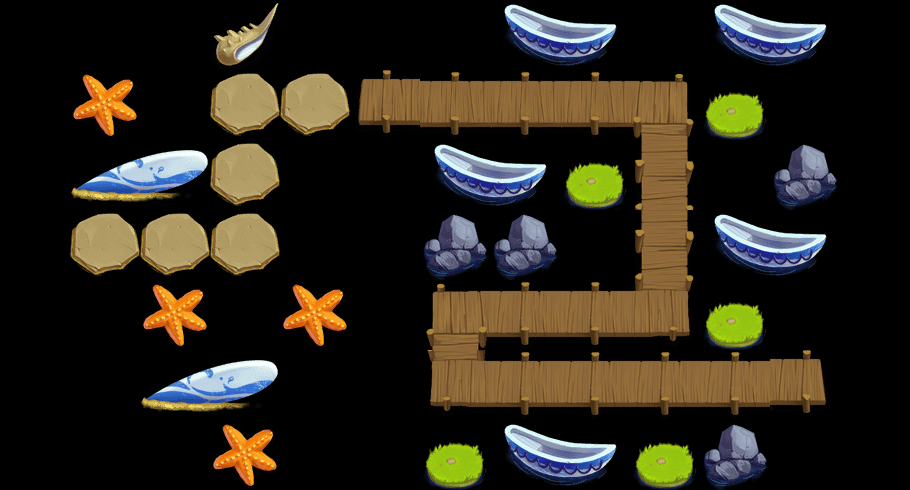

This game map was drawn from its Tiled (.tmx) file and the tilesets committed beside it. A one-line description and the trimmed map source follow:
An orthogonal 13x7 tile map with 70x70 px tiles, 2 tile layers (content, things) and 39 objects (26x water, 5x waterTowerSeat, way1_0, way1_1, way1_2, ...).

<map version="1.0" orientation="orthogonal" width="13" height="7" tilewidth="70" tileheight="70">
 <tileset firstgid="1" name="theme1Tiles" tilewidth="70" tileheight="70" spacing="2" margin="2">
  <image source="theme4Tiles.png" width="512" height="512" />
  <tile id="3">
   <properties>
    <property name="thingIdx" value="309" />
   </properties>
  </tile>
  <tile id="5">
   <properties>
    <property name="thingIdx" value="310" />
   </properties>
  </tile>
  <tile id="7">
   <properties>
    <property name="thingIdx" value="405" />
   </properties>
  </tile>
  <tile id="9">
   <properties>
    <property name="thingIdx" value="201" />
   </properties>
  </tile>
  <tile id="10">
   <properties>
    <property name="thingIdx" value="308" />
   </properties>
  </tile>
  <tile id="12">
   <properties>
    <property name="thingIdx" value="121" />
   </properties>
  </tile>
  <tile id="13">
   <properties>
    <property name="thingIdx" value="122" />
   </properties>
  </tile>
  <tile id="15">
   <properties>
    <property name="thingIdx" value="120" />
   </properties>
  </tile>
  <tile id="16">
   <properties>
    <property name="thingIdx" value="123" />
   </properties>
  </tile>
  <tile id="17">
   <properties>
    <property name="thingIdx" value="101" />
   </properties>
  </tile>
  <tile id="19">
   <properties>
    <property name="way" value="1" />
   </properties>
  </tile>
  <tile id="20">
   <properties>
    <property name="way" value="1" />
   </properties>
  </tile>
  <tile id="21">
   <properties>
    <property name="way" value="1" />
   </properties>
  </tile>
  <tile id="22">
   <properties>
    <property name="way" value="1" />
   </properties>
  </tile>
  <tile id="23">
   <properties>
    <property name="way" value="1" />
   </properties>
  </tile>
  <tile id="24">
   <properties>
    <property name="way" value="1" />
   </properties>
  </tile>
  <tile id="25">
   <properties>
    <property name="way" value="1" />
   </properties>
  </tile>
  <tile id="26">
   <properties>
    <property name="way" value="1" />
   </properties>
  </tile>
  <tile id="27">
   <properties>
    <property name="way" value="1" />
   </properties>
  </tile>
  <tile id="28">
   <properties>
    <property name="way" value="1" />
   </properties>
  </tile>
  <tile id="29">
   <properties>
    <property name="way" value="1" />
   </properties>
  </tile>
  <tile id="30">
   <properties>
    <property name="way" value="1" />
   </properties>
  </tile>
  <tile id="31">
   <properties>
    <property name="way" value="1" />
   </properties>
  </tile>
  <tile id="32">
   <properties>
    <property name="way" value="1" />
   </properties>
  </tile>
  <tile id="33">
   <properties>
    <property name="way" value="1" />
   </properties>
  </tile>
  <tile id="34">
   <properties>
    <property name="way" value="1" />
   </properties>
  </tile>
  <tile id="35">
   <properties>
    <property name="way" value="1" />
   </properties>
  </tile>
  <tile id="36">
   <properties>
    <property name="way" value="1" />
   </properties>
  </tile>
  <tile id="37">
   <properties>
    <property name="way" value="1" />
   </properties>
  </tile>
  <tile id="38">
   <properties>
    <property name="way" value="1" />
   </properties>
  </tile>
  <tile id="39">
   <properties>
    <property name="way" value="1" />
   </properties>
  </tile>
  <tile id="40">
   <properties>
    <property name="way" value="1" />
   </properties>
  </tile>
  <tile id="41">
   <properties>
    <property name="way" value="1" />
   </properties>
  </tile>
  <tile id="42">
   <properties>
    <property name="way" value="1" />
   </properties>
  </tile>
  <tile id="43">
   <properties>
    <property name="way" value="1" />
   </properties>
  </tile>
  <tile id="44">
   <properties>
    <property name="way" value="1" />
   </properties>
  </tile>
  <tile id="45">
   <properties>
    <property name="way" value="1" />
   </properties>
  </tile>
  <tile id="46">
   <properties>
    <property name="way" value="1" />
   </properties>
  </tile>
  <tile id="47">
   <properties>
    <property name="way" value="1" />
   </properties>
  </tile>
 </tileset>
 <layer name="content" width="13" height="7">
  <data>[91 cells, 23 non-empty, 8 distinct tile ids]</data>
 </layer>
 <layer name="things" width="13" height="7">
  <data>[91 cells, 28 non-empty, 8 distinct tile ids]</data>
 </layer>
 <objectgroup name="objs" width="13" height="7">
  <object name="water" x="378" y="29" width="24" height="22" />
  <object name="water" x="373" y="311" width="24" height="22" />
  <object name="water" x="373" y="156" width="24" height="22" />
  <object name="water" x="375" y="377" width="24" height="22" />
  <object name="water" x="371" y="452" width="24" height="22" />
  <object name="water" x="439" y="29" width="24" height="22" />
  <object name="water" x="514" y="32" width="24" height="22" />
  <object name="water" x="570" y="33" width="24" height="22" />
  <object name="water" x="655" y="36" width="24" height="22" />
  <object name="water" x="726" y="36" width="24" height="22" />
  <object name="water" x="787" y="37" width="24" height="22" />
  <object name="water" x="792" y="101" width="24" height="22" />
  <object name="water" x="794" y="163" width="24" height="22" />
  <object name="water" x="724" y="170" width="24" height="22" />
  <object name="water" x="515" y="172" width="24" height="22" />
  <object name="water" x="445" y="167" width="24" height="22" />
  <object name="water" x="443" y="243" width="24" height="22" />
  <object name="water" x="510" y="240" width="24" height="22" />
  <object name="water" x="584" y="241" width="24" height="22" />
  <object name="water" x="716" y="243" width="24" height="22" />
  <object name="water" x="791" y="242" width="24" height="22" />
  <object name="water" x="793" y="308" width="24" height="22" />
  <object name="water" x="790" y="449" width="24" height="22" />
  <object name="water" x="726" y="442" width="24" height="22" />
  <object name="water" x="580" y="447" width="24" height="22" />
  <object name="water" x="516" y="447" width="24" height="22" />
  <object name="waterTowerSeat" x="588" y="174" width="27" height="23" />
  <object name="waterTowerSeat" x="721" y="107" width="27" height="23" />
  <object name="waterTowerSeat" x="726" y="309" width="27" height="23" />
  <object name="waterTowerSeat" x="653" y="451" width="27" height="23" />
  <object name="waterTowerSeat" x="443" y="449" width="27" height="23" />
  <object name="way1_0" x="791" y="370" width="21" height="24" />
  <object name="way1_1" x="444" y="371" width="21" height="24" />
  <object name="way1_2" x="452" y="299" width="21" height="24" />
  <object name="way1_3" x="651" y="298" width="21" height="24" />
  <object name="way1_4" x="654" y="94" width="21" height="24" />
  <object name="way1_5" x="231" y="90" width="21" height="24" />
  <object name="way1_6" x="232" y="230" width="21" height="24" />
  <object name="way1_7" x="94" y="232" width="21" height="24" />
 </objectgroup>
</map>
